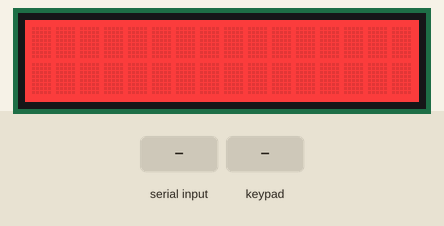
A sketch run on a simulated Arduino Uno, built with avr-gcc and run on an emulated ATmega328P. On the bench: 16×2 character LCD. The test bench sets the inputs (shaded band). What the sketch prints to the serial monitor is not drawn.

Above: at 1.2 s.
1.3 s: "1" received over the second serial link
At 2.3 s:
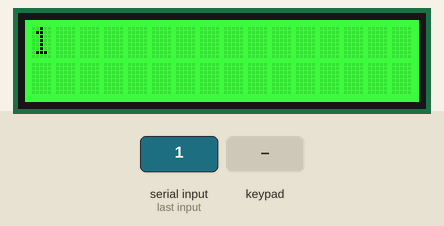
2.8 s: key 'D' pressed
At 3.5 s:
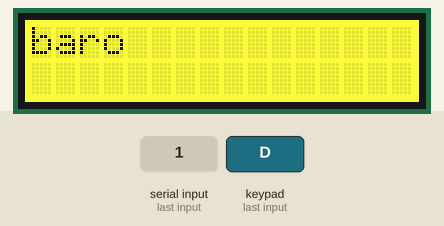
At 8.6 s:
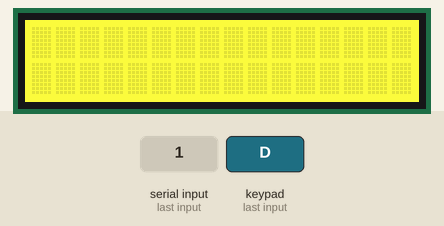
Timing chart, 0 to 10.1 s (numbered marks = the images above; inputs shaded):
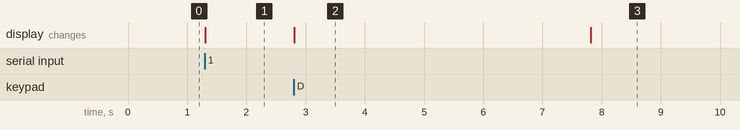

Measured:
- after the input at 1.3 s, the display: changes at once (image 1)
- after the input at 2.8 s, the display: changes at once (image 2)
- what the display in image 2 shows lasts 5.0 s, from 2.8 s to 7.8 s

The sketch:

stringsLCD.ino
```cpp
#include <Wire.h>
#include <SoftwareSerial.h>
#include <Adafruit_MCP23017.h>
#include <Adafruit_RGBLCDShield.h>
// The shield uses the I2C SCL and SDA pins. On classic Arduinos
// this is Analog 4 and 5 so you can't use those for analogRead() anymore
// However, you can connect other I2C sensors to the I2C bus and share
// the I2C bus.
Adafruit_RGBLCDShield lcd = Adafruit_RGBLCDShield();
#define OFF 0x0
#define RED 0x1
#define YELLOW 0x3
#define GREEN 0x2
#define TEAL 0x6
#define BLUE 0x4
#define VIOLET 0x5
#define WHITE 0x7
String input=""; // Declare an Empty String Variable
String input_trimmed="";// a variable to store the trimmed string
//sensors
String time=""; // a variable to store the substring
String date="";
String tempF="";
String baro ="";
String uv ="";
String humi ="";
// variables for storing the string lengths
int length_before_trim = 0, length_after_trim = 0, length_time=0,length_date = 0, length_tempF = 0, length_baro = 0, length_uv = 0, length_humi = 0;

SoftwareSerial mySerial(3,2);//defaut

void setup()
{
  lcd.begin(16, 2);
  lcd.setBacklight(RED);
  Serial.begin(115200); // Initialise Serial Communication
  Serial.println("lcd xbee receive strings" +input);
  mySerial.begin(9600);
}
uint8_t i=0;
void loop()
{
  uint8_t buttons = lcd.readButtons();

  if (buttons) {

    lcd.setCursor(0,0);
    if (buttons & BUTTON_UP) {
      lcd.clear();
      lcd.setBacklight(GREEN);
      tempF = input_trimmed.substring(20,32);// this is what you want out of the string
      lcd.setCursor(0,0);
      lcd.print(tempF);
      humi = input_trimmed.substring(33,45);// this is what you want out of the string
      lcd.setCursor(0,1);
      lcd.print(humi);
      delay(5000);
      lcd.clear();

    }
    if (buttons & BUTTON_DOWN) {
      lcd.setBacklight(YELLOW);
      lcd.clear();
      baro = input_trimmed.substring(45,55);// this is what you want out of the string
      lcd.setCursor(0,0);
      lcd.print("baro");
      lcd.setCursor(0,1);
      lcd.print(baro);
      Serial.println(baro);
      delay(5000);
      lcd.clear();
    }
    if (buttons & BUTTON_LEFT) {
      lcd.setBacklight(GREEN);
      lcd.clear();
      lcd.setCursor(0,0);
      lcd.print("uv");
      uv = input_trimmed.substring(55,69);// this is what you want out of the string
      lcd.setCursor(0,1);
      lcd.print(uv);
      Serial.println(uv);
      delay(5000);
      lcd.clear();
    }
    if (buttons & BUTTON_RIGHT) {
      lcd.print("RIGHT ");
      lcd.setBacklight(TEAL);
    }
    if (buttons & BUTTON_SELECT) {
      lcd.print("SELECT ");
      lcd.setBacklight(VIOLET);
    }
  }
  if(mySerial.available()) // Check if there is incoming data in the Serial Buffer
  {
    input = ""; // reset the input variable
    while(mySerial.available()) // Process incoming data till the buffer becomes empty
    {

      input += (char)mySerial.read();// Read a byte of data, convert it to character and append it to the string variable
      delay(1);
    }

    //Use the following to locate the data you need in the string by counting the chars
    Serial.println();
    input_trimmed = input; // assign the trimmed variable with the input value
    input_trimmed.trim();

    length_before_trim = input.length();
    length_after_trim = input_trimmed.length();
    //length_substring = substring.length();
    Serial.println("Your Original Input : " +input);
    Serial.print("Length of Your Original Input : ");
    Serial.println(length_before_trim);
    Serial.println("The Trimmed Input : " +input_trimmed);
    Serial.print("Length of Trimmed Input : ");
    Serial.println(length_after_trim);
    //Serial.println("Substring : " +substring);
    //Serial.print("Length of Substring : ");
    // Serial.println(length_substring);

    lcd.setCursor(0,0);
    lcd.setBacklight(GREEN);
    time = input_trimmed.substring(0,8);
    lcd.print(time);
    date = input_trimmed.substring(9,19);
    lcd.setCursor(0,1);
    lcd.print(date);
    //Serial.println(date);

  }
  //delay(1000);
  //lcd.clear();
}
```
